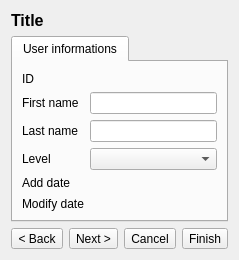
<?xml version="1.0" encoding="UTF-8"?>
<ui version="4.0">
 <class>UserEditor</class>
 <widget class="QDialog" name="UserEditor">
  <property name="geometry">
   <rect>
    <x>0</x>
    <y>0</y>
    <width>222</width>
    <height>245</height>
   </rect>
  </property>
  <property name="sizePolicy">
   <sizepolicy hsizetype="Maximum" vsizetype="Maximum">
    <horstretch>0</horstretch>
    <verstretch>0</verstretch>
   </sizepolicy>
  </property>
  <property name="windowTitle">
   <string>Dialog</string>
  </property>
  <layout class="QGridLayout" name="gridLayout">
   <item row="4" column="0">
    <layout class="QHBoxLayout" name="horizontalLayout">
     <property name="topMargin">
      <number>0</number>
     </property>
     <item>
      <spacer name="horizontalSpacer">
       <property name="orientation">
        <enum>Qt::Horizontal</enum>
       </property>
       <property name="sizeHint" stdset="0">
        <size>
         <width>40</width>
         <height>20</height>
        </size>
       </property>
      </spacer>
     </item>
     <item>
      <widget class="QToolButton" name="tbBack">
       <property name="text">
        <string>&lt; Back</string>
       </property>
      </widget>
     </item>
     <item>
      <widget class="QToolButton" name="tbNext">
       <property name="text">
        <string>Next &gt;</string>
       </property>
      </widget>
     </item>
     <item>
      <widget class="QToolButton" name="tbCancel">
       <property name="text">
        <string>Cancel</string>
       </property>
      </widget>
     </item>
     <item>
      <widget class="QToolButton" name="tbFinish">
       <property name="text">
        <string>Finish</string>
       </property>
      </widget>
     </item>
    </layout>
   </item>
   <item row="3" column="0">
    <widget class="QTabWidget" name="tabWidget">
     <property name="currentIndex">
      <number>0</number>
     </property>
     <widget class="QWidget" name="tab">
      <attribute name="title">
       <string>User informations</string>
      </attribute>
      <layout class="QGridLayout" name="gridLayout_2">
       <item row="3" column="1">
        <widget class="QComboBox" name="cmbLevel"/>
       </item>
       <item row="4" column="0">
        <widget class="QLabel" name="label_4">
         <property name="text">
          <string>Add date</string>
         </property>
        </widget>
       </item>
       <item row="3" column="0">
        <widget class="QLabel" name="label_3">
         <property name="text">
          <string>Level</string>
         </property>
        </widget>
       </item>
       <item row="2" column="0">
        <widget class="QLabel" name="label_2">
         <property name="text">
          <string>Last name</string>
         </property>
        </widget>
       </item>
       <item row="0" column="0">
        <widget class="QLabel" name="label_6">
         <property name="text">
          <string>ID</string>
         </property>
        </widget>
       </item>
       <item row="5" column="0">
        <widget class="QLabel" name="label_5">
         <property name="text">
          <string>Modify date</string>
         </property>
        </widget>
       </item>
       <item row="1" column="1">
        <widget class="QLineEdit" name="leFirstName"/>
       </item>
       <item row="2" column="1">
        <widget class="QLineEdit" name="leLastName"/>
       </item>
       <item row="0" column="1">
        <widget class="QLabel" name="lbID">
         <property name="text">
          <string/>
         </property>
        </widget>
       </item>
       <item row="4" column="1">
        <widget class="QLabel" name="lbAddDate">
         <property name="text">
          <string/>
         </property>
        </widget>
       </item>
       <item row="5" column="1">
        <widget class="QLabel" name="lbModifyDate">
         <property name="text">
          <string/>
         </property>
        </widget>
       </item>
       <item row="1" column="0">
        <widget class="QLabel" name="label">
         <property name="text">
          <string>First name</string>
         </property>
        </widget>
       </item>
      </layout>
     </widget>
    </widget>
   </item>
   <item row="0" column="0">
    <widget class="QLabel" name="lbTitle">
     <property name="font">
      <font>
       <pointsize>12</pointsize>
       <weight>75</weight>
       <bold>true</bold>
      </font>
     </property>
     <property name="text">
      <string>Title</string>
     </property>
    </widget>
   </item>
  </layout>
 </widget>
 <resources/>
 <connections/>
</ui>
